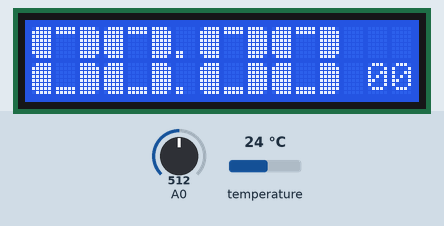
Recording of a sketch running on a simulated Arduino Uno, built with avr-gcc and run on an emulated ATmega328P. On the bench: 16×2 character LCD. Inputs (shaded band) come from the test bench; at power-on: A0 = 512, temperature 24 °C. What the sketch prints to the serial monitor is not drawn.

Above: at 1.2 s.
1.3 s: A0 set to 407
At 1.3 s:
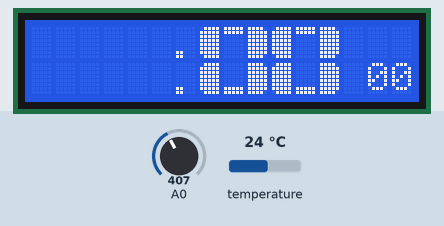
4.5 s: A0 set to 390
At 6.07 s:
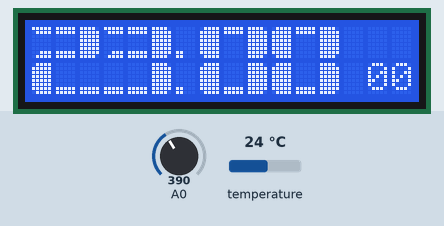
At 7.33 s:
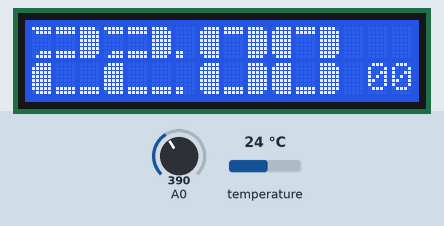
9.1 s: A0 set to 210
13.7 s: A0 set to 188
16.5 s: A0 set to 66
20.0 s: A0 set to 55
At 26.6 s:
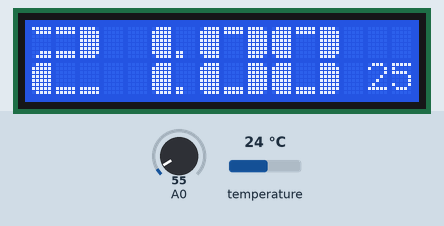
Timing chart, 0 to 28.1 s (numbered marks = the images above; inputs shaded):
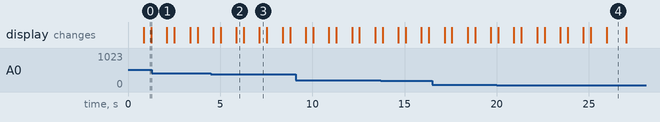

Measured:
- the behaviour switches between 400 and 399 on A0 (found by bisection; images 1 and 2)
- the behaviour switches between 60 and 59 on A0 (found by bisection; images 3 and 4)
- after the input at 4.5 s, the display: first differs from a run without the input after 1.4 s (image 2)
- what the display in image 0 shows lasts 0.4 s, from 0.9 s to 1.3 s

The sketch:

sketch_oct25a.ino
```cpp
#include <LiquidCrystal.h>
#include <OneWire.h>
#include <DallasTemperature.h>
LiquidCrystal lcd(8, 9, 4, 5, 6, 7);
#define btnRIGHT 0
#define btnUP 1
#define btnDOWN 2
#define btnLEFT 3
#define btnSELECT 4
#define btnNONE 5
#define ONE_WIRE_BUS 2

OneWire oneWire(ONE_WIRE_BUS);
DallasTemperature sensors(&oneWire);

int adc_key_in  = 0;
int lcd_key = 5;
int hour = 0;
int minute = 0;
int second = 0;
int s = 0;
int mm = 1;
int dd = 1;
int secondSinceStart = 0;
int m = 1;
int temperature = 0;
float sensorTemp = 0;

//bool set_date_y = false;
bool set_time= false;
bool set_date_m = false;
bool set_date_d = false;
bool set_date = false;
bool set_time_h = false;
bool set_time_m = false;
bool time = true;
bool date = false;
bool temp = false;
bool minus = false;
bool dots = false;
bool slash = false;
bool dg = false;
bool refreshMinute = true;
bool refreshHour = true;
bool refreshDay = true;
bool refreshMonth = true;
bool refreshTemp = true;
bool firstDate = true;
bool firstTime = true;
bool firstTemp = true;

int read_LCD_buttons()
{
 adc_key_in = analogRead(0);
 /*
 if (adc_key_in > 1500) return btnNONE;
 if (adc_key_in < 50)   return btnRIGHT;
 if (adc_key_in < 195)  return btnUP;
 if (adc_key_in < 380)  return btnDOWN;
 if (adc_key_in < 500)  return btnLEFT;
 if (adc_key_in < 700)  return btnSELECT;
*/
 if (adc_key_in < 60) return btnRIGHT;
  else if (adc_key_in < 200) return btnUP;
  else if (adc_key_in < 400) return btnDOWN;
  else if (adc_key_in < 600) return btnLEFT;
   if (adc_key_in < 800) return btnSELECT;
 return btnNONE;
}

byte left[8] = { B01111,
B11111,
B11111,
B11111,
B11111,
B11111,
B11111,
B01111, };

byte left_up[8] = { B11111,
B01111,
B00000,
B00000,
B00000,
B00000,
B00111,
B01111, };

byte middle[8] = { B11111,
B11111,
B00000,
B00000,
B00000,
B00000,
B00000,
B00000, };

byte middle_1[8] = { B00000,
B00000,
B00000,
B00000,
B00000,
B00000,
B11111,
B11111, };

byte middle_2[8] = { B11111,
B11111,
B00000,
B00000,
B00000,
B00000,
B11111,
B11111, };

byte right[8] = { B11110,
B11111,
B11111,
B11111,
B11111,
B11111,
B11111,
B11110, };

byte right_up[8] = { B11111,
B11110,
B00000,
B00000,
B00000,
B00000,
B11100,
B11110, };

byte dot[8] = { B00000,
B00000,
B00000,
B00000,
B00000,
B00000,
B11000,
B11000, };


void setup()
{
lcd.begin(16, 2);
lcd.createChar(0, right);
lcd.createChar(1, right_up);
lcd.createChar(2, left);
lcd.createChar(3, left_up);
lcd.createChar(4, middle);
lcd.createChar(5, middle_1);
lcd.createChar(6, middle_2);
lcd.createChar(7, dot);
Serial.begin(9600);
sensors.begin();
}

void zero(int pos) {
  lcd.setCursor(pos, 0);
  lcd.write((byte)2);
  lcd.setCursor(pos, 1);
  lcd.write((byte)2);
  lcd.setCursor(pos + 1, 0);
  lcd.write((byte)4);
  lcd.setCursor(pos + 1, 1);
  lcd.write((byte)5);
  lcd.setCursor(pos + 2, 0);
  lcd.write((byte)0x00);
  lcd.setCursor(pos + 2, 1);
  lcd.write((byte)0x00);
}

void one(int pos) {
  lcd.setCursor(pos, 0);
  lcd.print(" ");
  lcd.setCursor(pos, 1);
  lcd.print(" ");
  lcd.setCursor(pos + 1, 0);
  lcd.print(" ");
  lcd.setCursor(pos + 1, 1);
  lcd.print(" ");
  lcd.setCursor(pos + 2, 0);
  lcd.write((byte)2);
  lcd.setCursor(pos + 2, 1);
  lcd.write((byte)2);
  lcd.rightToLeft();
}

void two(int pos) {
  lcd.setCursor(pos, 0);
  lcd.write((byte)3);
  lcd.setCursor(pos, 1);
  lcd.write((byte)2);
  lcd.setCursor(pos + 1, 0);
  lcd.write((byte)6);
  lcd.setCursor(pos + 1, 1);
  lcd.write((byte)5);
  lcd.setCursor(pos + 2, 0);
  lcd.write((byte)0x00);
  lcd.setCursor(pos + 2, 1);
  lcd.write((byte)5);
}

void three(int pos) {
  lcd.setCursor(pos, 0);
  lcd.write((byte)3);
  lcd.setCursor(pos, 1);
  lcd.write((byte)5);
  lcd.setCursor(pos + 1, 0);
  lcd.write((byte)6);
  lcd.setCursor(pos + 1, 1);
  lcd.write((byte)5);
  lcd.setCursor(pos + 2, 0);
  lcd.write((byte)0x00);
  lcd.setCursor(pos + 2, 1);
  lcd.write((byte)0x00);
}

void four(int pos) {
  lcd.setCursor(pos, 0);
  lcd.write((byte)2);
  lcd.setCursor(pos, 1);
  lcd.print(" ");
  lcd.setCursor(pos + 1, 0);
  lcd.write((byte)5);
  lcd.setCursor(pos + 1, 1);
  lcd.print(" ");
  lcd.setCursor(pos + 2, 0);
  lcd.write((byte)0x00);
  lcd.setCursor(pos + 2, 1);
  lcd.write((byte)0x00);
}

void five(int pos) {
  lcd.setCursor(pos, 0);
  lcd.write((byte)2);
  lcd.setCursor(pos, 1);
  lcd.write((byte)5);
  lcd.setCursor(pos + 1, 0);
  lcd.write((byte)6);
  lcd.setCursor(pos + 1, 1);
  lcd.write((byte)5);
  lcd.setCursor(pos + 2, 0);
  lcd.write((byte)1);
  lcd.setCursor(pos + 2, 1);
  lcd.write((byte)0x00);
}

void six(int pos) {
  lcd.setCursor(pos, 0);
  lcd.write((byte)2);
  lcd.setCursor(pos, 1);
  lcd.write((byte)2);
  lcd.setCursor(pos + 1, 0);
  lcd.write((byte)6);
  lcd.setCursor(pos + 1, 1);
  lcd.write((byte)5);
  lcd.setCursor(pos + 2, 0);
  lcd.write((byte)1);
  lcd.setCursor(pos + 2, 1);
  lcd.write((byte)0x00);
}

void seven(int pos) {
  lcd.setCursor(pos, 0);
  lcd.write((byte)4);
  lcd.setCursor(pos, 1);
  lcd.print(" ");
  lcd.setCursor(pos + 1, 0);
  lcd.write((byte)4);
  lcd.setCursor(pos + 1, 1);
  lcd.print(" ");
  lcd.setCursor(pos + 2, 0);
  lcd.write((byte)0x00);
  lcd.setCursor(pos + 2, 1);
  lcd.write((byte)0x00);
}

void eight(int pos) {
  lcd.setCursor(pos, 0);
  lcd.write((byte)2);
  lcd.setCursor(pos, 1);
  lcd.write((byte)2);
  lcd.setCursor(pos + 1, 0);
  lcd.write((byte)6);
  lcd.setCursor(pos + 1, 1);
  lcd.write((byte)5);
  lcd.setCursor(pos + 2, 0);
  lcd.write((byte)0x00);
  lcd.setCursor(pos + 2, 1);
  lcd.write((byte)0x00);
}

void nine(int pos) {
  lcd.setCursor(pos, 0);
  lcd.write((byte)2);
  lcd.setCursor(pos, 1);
  lcd.write((byte)5);
  lcd.setCursor(pos + 1, 0);
  lcd.write((byte)6);
  lcd.setCursor(pos + 1, 1);
  lcd.write((byte)5);
  lcd.setCursor(pos + 2, 0);
  lcd.write((byte)0x00);
  lcd.setCursor(pos + 2, 1);
  lcd.write((byte)0x00);
}

void dotsCr() {
  lcd.setCursor(6, 0);
  lcd.write((byte)7);
  lcd.setCursor(6, 1);
  lcd.write((byte)7);
}

void slashCr() {
  lcd.setCursor(7, 1);
  lcd.write((byte)2);
  lcd.setCursor(8, 0);
  lcd.write((byte)2);
  lcd.setCursor(8, 1);
  lcd.write((byte)4);
}


void displayDigits(int digit, int pos) {
  switch(digit) {
    case 0:
    {
      zero(pos);
       break;
    }
    case 1:
    {
      one(pos);
       break;
    }
    case 2:
    {
      two(pos);
       break;
    }
    case 3:
    {
      three(pos);
       break;
    }
    case 4:
    {
      four(pos);
       break;
    }
    case 5:
    {
      five(pos);
       break;
    }
    case 6:
    {
      six(pos);
       break;
    }
    case 7:
    {
      seven(pos);
       break;
    }
    case 8:
    {
      eight(pos);
       break;
    }
    case 9:
    {
      nine(pos);
       break;
    }
  }
}

void clearDigit(int pos) {
  lcd.setCursor(pos, 0);
  lcd.write(" ");
  lcd.setCursor(pos, 1);
  lcd.write(" ");
  lcd.setCursor(pos + 1, 0);
  lcd.write(" ");
  lcd.setCursor(pos + 1, 1);
  lcd.write(" ");
  lcd.setCursor(pos + 2, 0);
  lcd.write(" ");
  lcd.setCursor(pos + 2, 1);
  lcd.write(" ");
}

void clearSlash() {
  lcd.setCursor(7, 1);
  lcd.write(" ");
  lcd.setCursor(8, 0);
  lcd.write(" ");
  lcd.setCursor(8, 1);
  lcd.write(" ");
}


void clearDots() {
  lcd.setCursor(6, 0);
  lcd.write(" ");
  lcd.setCursor(6, 1);
  lcd.write(" ");
}

void clearSecDg() {
  lcd.setCursor(14, 1);
  lcd.write(" ");
  lcd.setCursor(15, 1);
  lcd.write(" ");
}

void clear(int pos) {
  lcd.setCursor(pos, 0);
  lcd.write(" ");
  lcd.setCursor(pos, 1);
  lcd.write(" ");
  lcd.setCursor(pos + 1, 0);
  lcd.write(" ");
  lcd.setCursor(pos + 1, 1);
  lcd.write(" ");
  lcd.setCursor(pos + 2, 0);
  lcd.write(" ");
  lcd.setCursor(pos + 2, 1);
  lcd.write(" ");
  lcd.setCursor(pos + 3, 0);
  lcd.write(" ");
  lcd.setCursor(pos + 3, 1);
  lcd.write(" ");
  lcd.setCursor(pos + 4, 0);
  lcd.write(" ");
  lcd.setCursor(pos + 4, 1);
  lcd.write(" ");
  lcd.setCursor(pos + 5, 0);
  lcd.write(" ");
  lcd.setCursor(pos + 5, 1);
  lcd.write(" ");
}

void blink(int pos) {
  delay(200);
  clear(pos);
  delay(80);
  if (pos == 0) refreshHour = true;
  if (pos == 7) refreshMinute = true;


}

void blinkDate(int pos) {
  delay(200);
  clear(pos);
  delay(70);
  if (pos == 10) refreshDay = true;
  if (pos == 0) refreshMonth = true;
}


void checkTime() {
  if (time) {
    if (slash) {
      slash = false;
      clear(0);
      clear(10);
      clearSlash();
  }
  if (dg) {

      clear(0);
      clear(7);
      clearSecDg();
      dg = false;

      lcd.setCursor(13, 0);
      lcd.print(" ");
      lcd.setCursor(13, 1);
      lcd.print(" ");
    }
  if (!dots) {
      dotsCr();
      dots = true;
    }


  if(hour < 10 && refreshHour) {
    clearDigit(3);
    displayDigits(0, 0);
    displayDigits(hour, 3);
    refreshHour = false;
  } else if (refreshHour){
    clearDigit(0);
    clearDigit(3);
    displayDigits(hour/10, 0);
    displayDigits(hour%10, 3);
    refreshHour = false;
  }


  if(minute < 10 && refreshMinute) {
    clearDigit(10);
    displayDigits(0, 7);
    displayDigits(minute, 10);
    refreshMinute = false;
  } else if (refreshMinute) {
      clearDigit(7);
      clearDigit(10);
      displayDigits(minute/10, 7);
      displayDigits(minute%10, 10);
      refreshMinute = false;
    }

      lcd.setCursor(14, 1);
      lcd.print(second/10);
      lcd.setCursor(15, 1);
      lcd.print(second%10);
  }
  if (hour >= 60) {
    hour = 0;
    dd++;
    refreshHour = true;
    refreshDay = true;
  }

  if (minute >= 60) {
    minute = 0;
    hour++;
    refreshMinute = true;
    refreshHour = true;
  }
  delay(200);
}


void checkDate() {
  if(date) {
    if (dots) {
      clearDots();
      clear(0);
      clear(7);
      clearSecDg();
      dots = false;
    }
    if (dg) {
      clear(0);
      clear(7);
      clearSecDg();
      dg = false;

      lcd.setCursor(6, 0);
      lcd.print(" ");
      lcd.setCursor(6, 1);
      lcd.print(" ");
    }
    if (!slash) {
      slashCr();
      slash = true;
    }


  if(mm < 10 && refreshMonth) {
    clearDigit(3);
    displayDigits(0, 0);
    displayDigits(mm, 3);
    refreshMonth = false;
  } else if (refreshMonth){
    clearDigit(0);
    clearDigit(3);
    displayDigits(mm/10, 0);
    displayDigits(mm%10, 3);
    refreshMonth = false;
  }

  if(dd < 10 && refreshDay) {
    clearDigit(10);
    displayDigits(0, 10);
    displayDigits(dd, 13);
    refreshDay = false;
  } else if(refreshDay) {
    clearDigit(10);
    clearDigit(13);
    displayDigits(dd/10, 10);
    displayDigits(dd%10, 13);
    refreshDay = false;
  }
  }

   if (mm > 12) {
    mm = 1;
    dd = 1;
    refreshMonth = true;
    refreshDay = true;
  }

  if (dd > 31) {
    dd = 1;
    mm++;
    refreshMonth = true;
    refreshDay = true;
  }

  delay(200);
}


void checkTemp(float t) {
  temperature = t * 100;
  if (temp) {
     if (dots) {
      clearDots();
      clear(0);
      clear(7);
      clearSecDg();
      dots = false;
    }
    if (slash) {
      slash = false;
      clear(0);
      clear(10);
      clearSlash();
    }
    if (!dg) {
      lcd.setCursor(14, 1);
      lcd.print((char)223);
      lcd.setCursor(15, 1);
      lcd.print("C");
      dg = true;
    }
    if (refreshTemp) {
      if (temperature < 10 && temperature > -10) {
        displayDigits(0, 1);
        displayDigits(temperature/100, 4);
        displayDigits(temperature%100/10, 8);
        displayDigits(temperature%10, 11);
        lcd.setCursor(6, 1);
        lcd.write((byte)7);
      } else {
        displayDigits(temperature/1000, 1);
        displayDigits(temperature/100%10, 4);
        displayDigits(temperature%100/10, 8);
        displayDigits(temperature%10, 11);
        lcd.setCursor(7, 1);
        lcd.write((byte)7);
      }
      if (temperature < 0) {
        lcd.setCursor(0, 1);
        lcd.write((byte)4);
        minus = true;
      }
      else {
        lcd.setCursor(0, 1);
        lcd.print(" ");
        minus = false;
      }
    }
  }

}


void loop() {
  sensors.requestTemperatures();
  lcd_key = read_LCD_buttons();
  sensorTemp = sensors.getTempCByIndex(0);
  Serial.println(sensorTemp);
  Serial.print("C");
  Serial.println();
  if (!set_time) {
    checkTime();
    if (!set_time_h) {
      blink(0);
    } else if (!set_time_m) {
      blink(7);
    }
    switch (lcd_key)
    {
    case btnRIGHT:
     {
        if (!set_time_h) {
          set_time_h = true;
        } else if (!set_time_m) {
          set_time_m = true;
          set_time = true;
          time = false;
          date = true;
        }
     break;
     }
   case btnLEFT:
     {
     if (!set_time_m) {
          set_time_h = false;
        }
     break;
     }
   case btnUP:
     {
        if (!set_time_h) {
          hour++;
          if (hour > 23) hour = 0;
        } else if (!set_time_m) {
          minute++;
          if (minute > 59) minute = 0;
        }

     break;
     }
   case btnDOWN:
     {
        if (!set_time_h) {
          hour--;
          if (hour < 0) hour = 23;
        } else if (!set_time_m) {
          minute--;
          if (minute < 0) minute = 59;
        }
     break;

    }
    }
  } else if (!set_date) {
    checkDate();
    if (!set_date_m) {
      blinkDate(0);
    } else if (!set_date_d) {
      blinkDate(10);
    }

      switch (lcd_key)
    {
    case btnRIGHT:
     {
      if (!set_date_m) {
          set_date_m = true;
        } else if (!set_date_d) {
          set_date_d = true;
          set_date = true;
          time = true;
          refreshHour = true;
          refreshMinute = true;
          secondSinceStart = millis() % 60;
        }
     break;
     }
   case btnLEFT:
     {
     if (!set_date_d) {
          set_date_m = false;
      }
     break;
     }
   case btnUP:
     {
     if (!set_date_m) {
          mm++;
          if (mm > 12) mm = 1;
        } else if (!set_date_d) {
          dd++;
          if (dd > 31) dd = 1;

        }
     break;
     }
   case btnDOWN:
     {
      if (!set_date_m) {
          mm--;
          if (mm < 1) mm = 12;
        } else if (!set_date_d) {
          dd--;
          if (dd < 1) dd = 31;
        }
     break;
     }
  }
 } else {
  second  = ((millis() - secondSinceStart) / 1000) % 60;

  if (firstTime) {
    refreshHour = true;
    refreshMinute = true;
    firstTime = false;

  }
  if (firstDate) {
    refreshDay = true;
    refreshMonth = true;
    firstDate = false;
  }
  if (firstTemp) {
    refreshTemp = true;
  }
  if (time) {
    checkTime();
  } else if(date) {
    checkDate();
  } else if(temp) {
    checkTemp(sensorTemp);
  }

  if (second == 59) {
    minute++;
    delay(800);
    refreshMinute = true;
  }
  switch (lcd_key)
    {
    case btnRIGHT:
     {
     if (time) {
        time = false;
        date = true;
        refreshDay = true;
        refreshMonth = true;
      } else if (date) {
        date = false;
        temp = true;
        refreshTemp = true;
      } else if (temp){
        temp = false;
        time = true;
        refreshMinute = true;
        refreshHour = true;

      }
     break;
     }
   case btnLEFT:
     {
      if (time) {
        time = false;
        temp = true;
        refreshTemp = true;
      } else if (temp) {
        temp = false;
        date = true;
        refreshDay = true;
        refreshMonth = true;
      } else if (date) {
        date = false;
        time = true;
        refreshMinute = true;
        refreshHour = true;
      }

     break;
     }
  }

  /*Serial.print("Hour: "); Serial.println(hour);
  Serial.print("Minutes: "); Serial.println(minute);
  Serial.print("Seconds: "); Serial.println(second);*/
  delay(100);

 }
}
```
